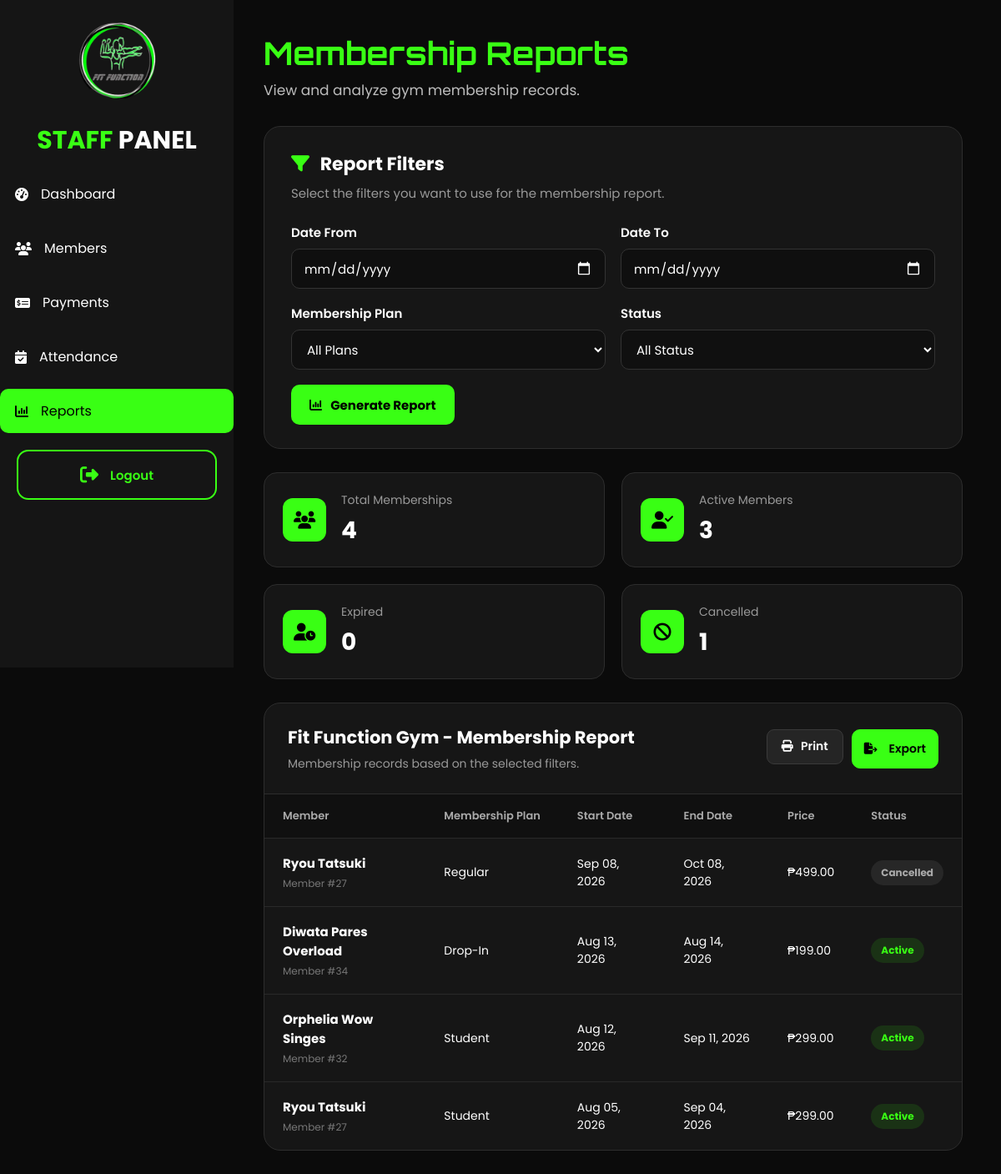
The app's page /reports_staff.php (signed in) with its own data.
### tables this page shows
CREATE TABLE `membership` (
  `membership_id` int(11) NOT NULL,
  `member_id` int(11) NOT NULL,
  `plan_id` int(11) DEFAULT NULL,
  `plan_name` varchar(50) NOT NULL,
  `price` decimal(10,2) NOT NULL,
  `duration` int(11) NOT NULL,
  `start_date` date NOT NULL,
  `end_date` date NOT NULL,
  `status` enum('Active','Expired','Cancelled') DEFAULT 'Active',
  `created_at` timestamp NOT NULL DEFAULT CURRENT_TIMESTAMP
);

CREATE TABLE `signup` (
  `id` int(100) NOT NULL,
  `first_name` varchar(100) NOT NULL,
  `middlename` varchar(100) DEFAULT NULL,
  `last_name` varchar(100) NOT NULL,
  `suffix` varchar(20) DEFAULT NULL,
  `email` varchar(150) NOT NULL,
  `contact_number` varchar(30) NOT NULL,
  `gender` enum('Male','Female','Rather not say') NOT NULL,
  `birthdate` date NOT NULL,
  `password` varchar(255) NOT NULL,
  `created_at` timestamp NOT NULL DEFAULT CURRENT_TIMESTAMP ON UPDATE CURRENT_TIMESTAMP,
  `verification_code` varchar(6) NOT NULL,
  `verification_expiry` datetime NOT NULL,
  `email_verified` tinyint(1) NOT NULL DEFAULT '0',
  `status` varchar(20) NOT NULL DEFAULT 'Pending',
  `address` varchar(255) DEFAULT NULL,
  `profile_picture` varchar(255) DEFAULT NULL
);

### reports_staff.php (the view, shortened to what this page needs)
<?php
include("includes/staff_auth.php");
$date_from = $_GET['date_from'] ?? '';
$date_to   = $_GET['date_to'] ?? '';
$plan      = $_GET['plan'] ?? '';
$status    = $_GET['status'] ?? '';
$sql = "
    SELECT
        m.membership_id,
        m.member_id,
        m.plan_id,
        m.plan_name,
        m.price,
        m.duration,
        m.start_date,
        m.end_date,
        m.status,
        s.first_name,
        s.middlename,
        s.last_name
    FROM membership m
    INNER JOIN signup s
        ON m.member_id = s.id
    WHERE 1=1
";
$sql .= "
    ORDER BY m.start_date DESC
";
$stmt = $con->prepare($sql);
$stmt->execute();
$result = $stmt->get_result();
$memberships = [];
while ($row = $result->fetch_assoc()) {
    $memberships[] = $row;
}
$total_memberships = count($memberships);
$active_count = 0;
$expired_count = 0;
$cancelled_count = 0;
foreach ($memberships as $membership) {
    if ($membership['status'] === 'Active') {
        $active_count++;
    } elseif ($membership['status'] === 'Expired') {
        $expired_count++;
    } elseif ($membership['status'] === 'Cancelled') {
        $cancelled_count++;
    }
}
?>
<!DOCTYPE html>
<html lang="en">
<head>
    <link
        rel="stylesheet"
        href="assets/css/admin.css"
    >
    <link
        rel="stylesheet"
        href="https://cdnjs.cloudflare.com/ajax/libs/font-awesome/6.5.2/css/all.min.css"
    >
</head>
<body>
<div class="wrapper">
    <?php include("includes/staff_sidebar.php"); ?>
    <div class="main">
        <div class="dashboard-content reports-page-content">
            <div class="staff-form-header">
                <div>
                    <h2>
                        Membership Reports
                    </h2>
                    <p>
                        View and analyze gym membership records.
                    </p>
                </div>
            </div>
            <div class="report-filter-card">
                <div class="report-filter-header">
                    <div>
                        <h3>
                            <i class="fa-solid fa-filter"></i>
                            Report Filters
                        </h3>
                        <p>
                            Select the filters you want to use
                            for the membership report.
                        </p>
                    </div>
                </div>
                <form
                    method="GET"
                    action="reports_staff.php"
                    class="membership-report-form"
                >
                    <div class="report-filter-group">
                        <label for="date_from">
                            Date From
                        </label>
                        <input
                            type="date"
                            id="date_from"
                            name="date_from"
                        >
                    </div>
                    <div class="report-filter-group">
                        <label for="date_to">
                            Date To
                        </label>
                        <input
                            type="date"
                            id="date_to"
                            name="date_to"
                        >
                    </div>
<div class="report-filter-group">
    <label for="plan">
        Membership Plan
    </label>
    <select
        id="plan"
        name="plan"
    >
        <option value="">
            All Plans
        </option>
    </select>
</div>
                    <div class="report-filter-group">
                        <label for="status">
                            Status
                        </label>
                        <select
    id="status"
    name="status"
>
    <option value="">
        All Status
    </option>
</select>
                    </div>
                    <div class="report-filter-action">
                        <button
                            type="submit"
                            class="btn-primary"
                        >
                            <i class="fa-solid fa-chart-column"></i>
                            Generate Report
                        </button>
                    </div>
                </form>
            </div>
            <div class="report-summary-grid">
                <div class="report-summary-card">
                    <div class="report-summary-icon">
                        <i class="fa-solid fa-users"></i>
                    </div>
                    <div>
                        <span>
                            Total Memberships
                        </span>
                        <strong>
    <?php echo $total_memberships; ?>
</strong>
                    </div>
                </div>
                <div class="report-summary-card">
                    <div class="report-summary-icon">
                        <i class="fa-solid fa-user-check"></i>
                    </div>
                    <div>
                        <span>
                            Active Members
                        </span>
                        <strong>
    <?php echo $active_count; ?>
</strong>
                    </div>
                </div>
                <div class="report-summary-card">
                    <div class="report-summary-icon">
                        <i class="fa-solid fa-user-clock"></i>
                    </div>
                    <div>
                        <span>
                            Expired
                        </span>
                        <strong>
    <?php echo $expired_count; ?>
</strong>
                    </div>
                </div>
                <div class="report-summary-card">
                    <div class="report-summary-icon">
                        <i class="fa-solid fa-ban"></i>
                    </div>
                    <div>
                        <span>
                            Cancelled
                        </span>
                        <strong>
    <?php echo $cancelled_count; ?>
</strong>
                    </div>
                </div>
            </div>
            <div class="report-table-card">
                <div class="report-table-header">
                    <div>
                        <h3>
                            Fit Function Gym - Membership Report
                        </h3>
                        <p>
                            Membership records based on the
                            selected filters.
                        </p>
                    </div>
                    <div class="report-actions">
                        <button
    type="button"
    class="report-print-btn"
    onclick="window.print()"
>
    <i class="fa-solid fa-print"></i>
    Print
</button>
                       <a
    href="?date_from=<?php echo urlencode($date_from); ?>&date_to=<?php echo urlencode($date_to); ?>&plan=<?php echo urlencode($plan); ?>&status=<?php echo urlencode($status); ?>&export=csv"
    class="report-export-btn"
>
    <i class="fa-solid fa-file-export"></i>
    Export
</a>
                    </div>
                </div>
                <div class="report-table-wrapper">
                    <table class="membership-report-table">
                        <thead>
                            <tr>
                                <th>
                                    Member
                                </th>
                                <th>
                                    Membership Plan
                                </th>
                                <th>
                                    Start Date
                                </th>
                                <th>
                                    End Date
                                </th>
                                <th>
                                    Price
                                </th>
                                <th>
                                    Status
                                </th>
                            </tr>
                        </thead>
                        <tbody>
<?php if (empty($memberships)): ?>
    <tr>
        <td colspan="6">
            <div class="report-empty-state">
                <i class="fa-solid fa-chart-column"></i>
                <h4>
                    No Membership Records
                </h4>
                <p>
                    No membership records were found
                    using the selected filters.
                </p>
            </div>
        </td>
    </tr>
<?php else: ?>
    <?php foreach ($memberships as $membership): ?>
        <?php
        $full_name =
            $membership['first_name'];
        if (!empty($membership['middlename'])) {
            $full_name .= ' '
                . $membership['middlename'];
        }
        $full_name .= ' '
            . $membership['last_name'];
        ?>
        <tr>
            <td>
                <div class="report-member-name">
                    <strong>
                        <?php
                        echo htmlspecialchars(
                            $full_name
                        );
                        ?>
                    </strong>
                    <small>
                        Member #<?php
                        echo htmlspecialchars(
                            $membership['member_id']
                        );
                        ?>
                    </small>
                </div>
            </td>
            <td>
                <?php
                echo htmlspecialchars(
                    $membership['plan_name']
                );
                ?>
            </td>
            <td>
                <?php
                echo date(
                    'M d, Y',
                    strtotime(
                        $membership['start_date']
                    )
                );
                ?>
            </td>
            <td>
                <?php
                echo date(
                    'M d, Y',
                    strtotime(
                        $membership['end_date']
                    )
                );
                ?>
            </td>
            <td>
                ₱<?php
                echo number_format(
                    $membership['price'],
                    2
                );
                ?>
            </td>
            <td>
                <span
                    class="report-status-badge
                    <?php
                    echo strtolower(
                        $membership['status']
                    );
                    ?>"
                >
                    <?php
                    echo htmlspecialchars(
                        $membership['status']
                    );
                    ?>
                </span>
            </td>
        </tr>
    <?php endforeach; ?>
<?php endif; ?>
</tbody>
                    </table>
                </div>
            </div>
        </div>
    </div>
</div>
</body>
</html>

### records on screen
membership: member.last_name "Ryou Tatsuki", member "27", plan_name "Regular", start_date "Sep 08, 2026", end_date "Oct 08, 2026", price "499.00", status "Cancelled"
membership: member.last_name "Diwata Pares Overload", member "34", plan_name "Drop-In", start_date "Aug 13, 2026", end_date "Aug 14, 2026", price "199.00", status "Active"
membership: member.last_name "Orphelia Wow Singes", member "32", plan_name "Student", start_date "Aug 12, 2026", end_date "Sep 11, 2026", price "299.00", status "Active"
membership: member.last_name "Ryou Tatsuki", member "27", plan_name "Student", start_date "Aug 05, 2026", end_date "Sep 04, 2026", price "299.00", status "Active"

### other values on screen
$total_memberships "4"
$active_count "3"
$expired_count "0"
$cancelled_count "1"
